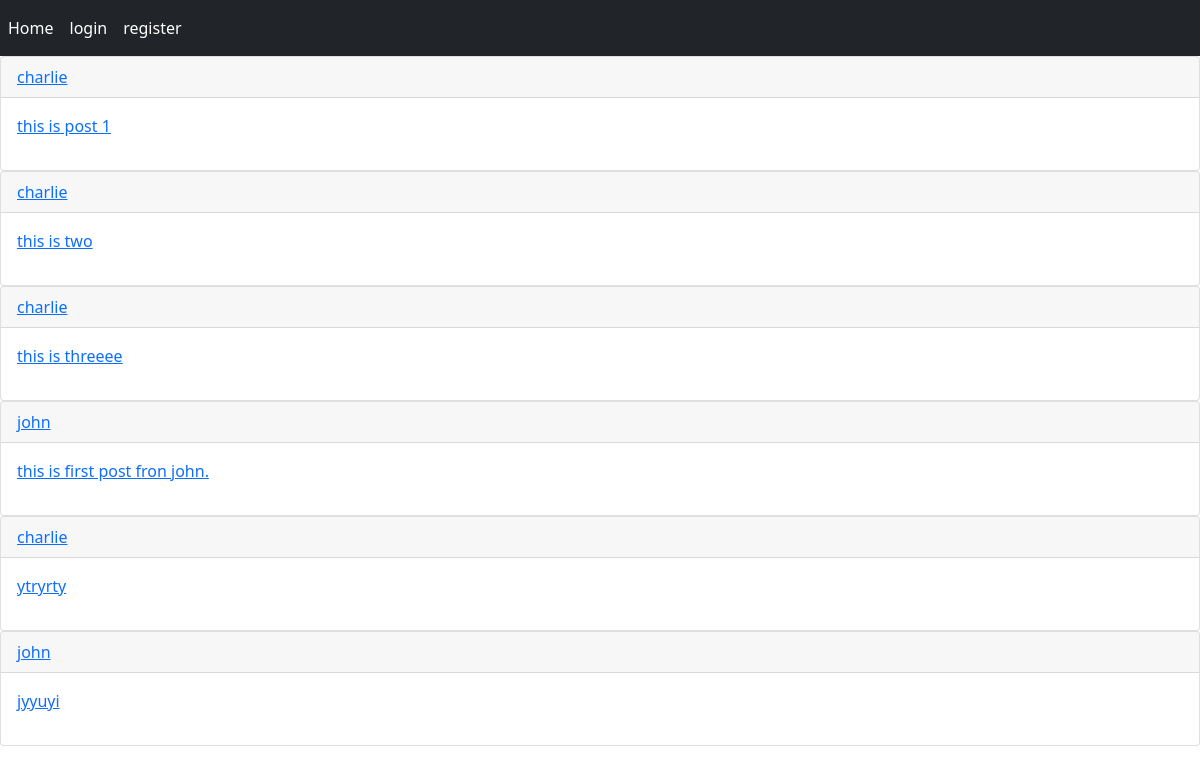
Before: / with the older database file.
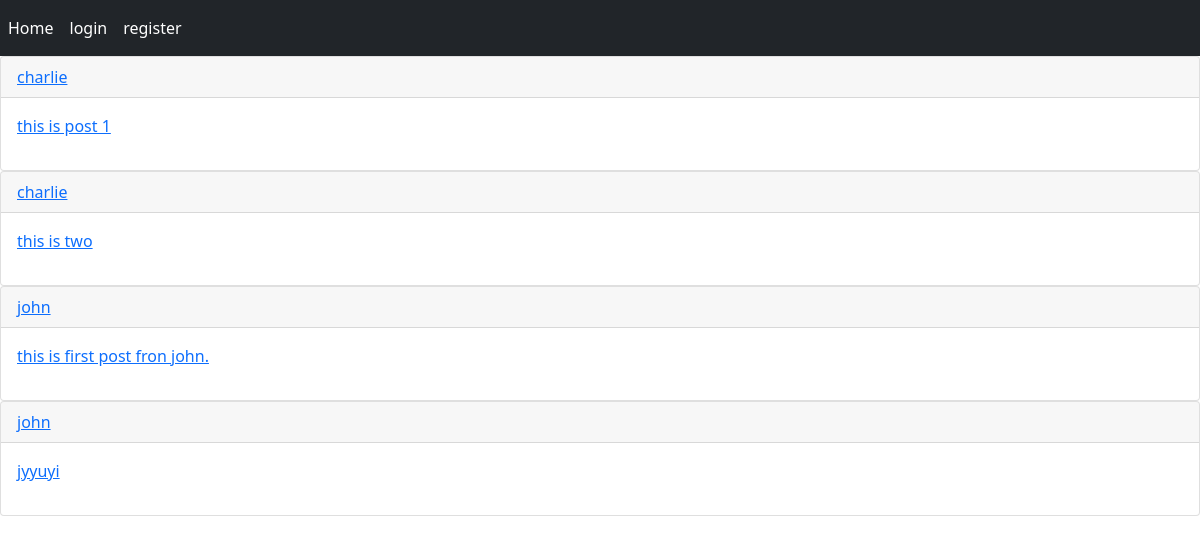
After: the same page with the newer database file.
### posts/models.py (models this page shows, shortened)
class Post(models.Model):
    user = models.ForeignKey(User, on_delete=models.CASCADE)
    body = models.TextField(max_length=500)
    slug = models.SlugField(max_length=200)
    created = models.DateTimeField(auto_now_add=True)
    def get_absolute_url(self):
        return reverse('posts:post_detail', args=[self.created.year, self.created.month, self.created.day, self.slug])

### posts/views.py (the view)
# urls.py: path('', views.all_posts, name='all_posts'),
def all_posts(request):
    posts = Post.objects.all()
    context = {'posts': posts}
    return render(request,'posts/all_posts.html' , context)

### templates/posts/all_posts.html (shortened to what this page needs)
{% extends 'base.html' %}
{% block content %}
    {% for post in posts %}
        <div class="card">
            <a href="{% url 'account:dashboard' post.user.id %}"><p class="card-header">{{ post.user }}</p></a>
            <p class="card-body"><a href="{{ post.get_absolute_url }}">{{ post.body }}</a></p>
        </div>
    {% endfor %}
{% endblock %}

Changed rows visible on the page:
removed Post: user "charlie", body "this is threeee"
removed Post: user "charlie", body "ytryrty"
